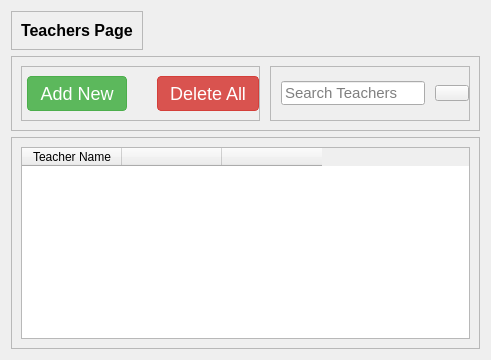
            <widget class="QWidget" name="teachers_page">
             <layout class="QVBoxLayout" name="verticalLayout_8">
              <item alignment="Qt::AlignLeft|Qt::AlignTop">
               <widget class="QFrame" name="frame_22">
                <property name="frameShape">
                 <enum>QFrame::StyledPanel</enum>
                </property>
                <property name="frameShadow">
                 <enum>QFrame::Raised</enum>
                </property>
                <layout class="QHBoxLayout" name="horizontalLayout_22">
                 <item>
                  <widget class="QLabel" name="label_6">
                   <property name="font">
                    <font>
                     <family>Arial</family>
                     <pointsize>12</pointsize>
                     <weight>75</weight>
                     <bold>true</bold>
                    </font>
                   </property>
                   <property name="text">
                    <string>Teachers Page</string>
                   </property>
                  </widget>
                 </item>
                </layout>
               </widget>
              </item>
              <item alignment="Qt::AlignTop">
               <widget class="QFrame" name="frame_23">
                <property name="frameShape">
                 <enum>QFrame::StyledPanel</enum>
                </property>
                <property name="frameShadow">
                 <enum>QFrame::Raised</enum>
                </property>
                <layout class="QHBoxLayout" name="horizontalLayout_23">
                 <property name="spacing">
                  <number>0</number>
                 </property>
                 <property name="leftMargin">
                  <number>9</number>
                 </property>
                 <property name="topMargin">
                  <number>9</number>
                 </property>
                 <property name="rightMargin">
                  <number>9</number>
                 </property>
                 <property name="bottomMargin">
                  <number>9</number>
                 </property>
                 <item alignment="Qt::AlignLeft">
                  <widget class="QFrame" name="frame_25">
                   <property name="styleSheet">
                    <string notr="true">QPushButton
{
margin-left: 5px;
}</string>
                   </property>
                   <property name="frameShape">
                    <enum>QFrame::StyledPanel</enum>
                   </property>
                   <property name="frameShadow">
                    <enum>QFrame::Raised</enum>
                   </property>
                   <layout class="QHBoxLayout" name="horizontalLayout_24">
                    <property name="spacing">
                     <number>25</number>
                    </property>
                    <property name="leftMargin">
                     <number>0</number>
                    </property>
                    <property name="topMargin">
                     <number>9</number>
                    </property>
                    <property name="rightMargin">
                     <number>0</number>
                    </property>
                    <property name="bottomMargin">
                     <number>9</number>
                    </property>
                    <item>
                     <widget class="QPushButton" name="add_teacher_button">
                      <property name="font">
                       <font>
                        <pointsize>-1</pointsize>
                        <weight>50</weight>
                        <bold>false</bold>
                       </font>
                      </property>
                      <property name="styleSheet">
                       <string notr="true">QPushButton
{
 display: inline-block;
  padding: 6px 12px;
  margin-bottom: 0;
  font-size: 18px;
  font-weight: normal;
  line-height: 1.42857143;
  text-align: center;
  white-space: nowrap;
  vertical-align: middle;
  -ms-touch-action: manipulation;
      touch-action: manipulation;
  cursor: pointer;
  -webkit-user-select: none;
     -moz-user-select: none;
      -ms-user-select: none;
          user-select: none;
  background-image: none;
  border: 1px solid transparent;
  border-radius: 4px;
color: #fff; 
background-color: #5cb85c;
  border-color: #4cae4c;
}


:hover
{
 color: #fff;
  background-color: #449d44;
  border-color: #398439;
}
</string>
                      </property>
                      <property name="text">
                       <string>Add New</string>
                      </property>
                      <property name="icon">
                       <iconset resource="icons.qrc">
                        <normaloff>:/icons/icons/icons8-add-48.png</normaloff>:/icons/icons/icons8-add-48.png</iconset>
                      </property>
                      <property name="iconSize">
                       <size>
                        <width>24</width>
                        <height>24</height>
                       </size>
                      </property>
                     </widget>
                    </item>
                    <item>
                     <widget class="QPushButton" name="delete_all_teacher_button">
                      <property name="styleSheet">
                       <string notr="true">QPushButton
{
 display: inline-block;
  padding: 6px 12px;
  margin-bottom: 0;
  font-size: 18px;
  font-weight: normal;
  line-height: 1.42857143;
  text-align: center;
  white-space: nowrap;
  vertical-align: middle;
  -ms-touch-action: manipulation;
      touch-action: manipulation;
  cursor: pointer;
  -webkit-user-select: none;
     -moz-user-select: none;
      -ms-user-select: none;
          user-select: none;
  background-image: none;
  border: 1px solid transparent;
  border-radius: 4px;
color: #fff; 
background-color: #5cb85c;
  border-color: #4cae4c;
}
QPushButton
{
color: #fff;
  background-color: #d9534f;
  border-color: #d43f3a;

}


:hover
{
 color: #fff;
  background-color: #c9302c;
  border-color: #ac2925;
}</string>
                      </property>
                      <property name="text">
                       <string>Delete All</string>
                      </property>
                      <property name="icon">
                       <iconset resource="icons.qrc">
                        <normaloff>:/icons/icons/delete_icon_red.png</normaloff>:/icons/icons/delete_icon_red.png</iconset>
                      </property>
                      <property name="iconSize">
                       <size>
                        <width>24</width>
                        <height>24</height>
                       </size>
                      </property>
                     </widget>
                    </item>
                   </layout>
                  </widget>
                 </item>
                 <item alignment="Qt::AlignRight">
                  <widget class="QFrame" name="frame_26">
                   <property name="styleSheet">
                    <string notr="true">margin-left: 10px;</string>
                   </property>
                   <property name="frameShape">
                    <enum>QFrame::StyledPanel</enum>
                   </property>
                   <property name="frameShadow">
                    <enum>QFrame::Raised</enum>
                   </property>
                   <layout class="QHBoxLayout" name="horizontalLayout_25">
                    <property name="spacing">
                     <number>0</number>
                    </property>
                    <property name="leftMargin">
                     <number>0</number>
                    </property>
                    <property name="topMargin">
                     <number>0</number>
                    </property>
                    <property name="rightMargin">
                     <number>0</number>
                    </property>
                    <property name="bottomMargin">
                     <number>0</number>
                    </property>
                    <item alignment="Qt::AlignLeft">
                     <widget class="QLineEdit" name="teacher_search_text">
                      <property name="minimumSize">
                       <size>
                        <width>140</width>
                        <height>0</height>
                       </size>
                      </property>
                      <property name="font">
                       <font>
                        <family>Arial</family>
                        <pointsize>11</pointsize>
                       </font>
                      </property>
                      <property name="styleSheet">
                       <string notr="true">padding: 1px;
border-bottom: 1px solid;</string>
                      </property>
                      <property name="placeholderText">
                       <string>Search Teachers</string>
                      </property>
                     </widget>
                    </item>
                    <item alignment="Qt::AlignLeft">
                     <widget class="QPushButton" name="search_teacher_button">
                      <property name="text">
                       <string/>
                      </property>
                      <property name="icon">
                       <iconset resource="icons.qrc">
                        <normaloff>:/icons/icons/icons8-search-50.png</normaloff>:/icons/icons/icons8-search-50.png</iconset>
                      </property>
                      <property name="iconSize">
                       <size>
                        <width>24</width>
                        <height>24</height>
                       </size>
                      </property>
                     </widget>
                    </item>
                   </layout>
                  </widget>
                 </item>
                </layout>
               </widget>
              </item>
              <item>
               <widget class="QFrame" name="frame_24">
                <property name="frameShape">
                 <enum>QFrame::StyledPanel</enum>
                </property>
                <property name="frameShadow">
                 <enum>QFrame::Raised</enum>
                </property>
                <layout class="QHBoxLayout" name="horizontalLayout_26">
                 <item>
                  <widget class="QTableWidget" name="teacher_table">
                   <property name="styleSheet">
                    <string notr="true">QTableWidget
{
font-size: 20px;
}</string>
                   </property>
                   <property name="editTriggers">
                    <set>QAbstractItemView::NoEditTriggers</set>
                   </property>
                   <property name="alternatingRowColors">
                    <bool>true</bool>
                   </property>
                   <property name="sortingEnabled">
                    <bool>true</bool>
                   </property>
                   <attribute name="horizontalHeaderShowSortIndicator" stdset="0">
                    <bool>true</bool>
                   </attribute>
                   <attribute name="horizontalHeaderStretchLastSection">
                    <bool>false</bool>
                   </attribute>
                   <attribute name="verticalHeaderVisible">
                    <bool>false</bool>
                   </attribute>
                   <attribute name="verticalHeaderShowSortIndicator" stdset="0">
                    <bool>false</bool>
                   </attribute>
                   <attribute name="verticalHeaderStretchLastSection">
                    <bool>false</bool>
                   </attribute>
                   <column>
                    <property name="text">
                     <string>Teacher Name</string>
                    </property>
                   </column>
                   <column>
                    <property name="text">
                     <string/>
                    </property>
                   </column>
                   <column>
                    <property name="text">
                     <string/>
                    </property>
                   </column>
                  </widget>
                 </item>
                </layout>
               </widget>
              </item>
             </layout>
            </widget>
